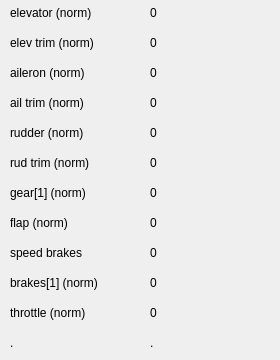
    <widget class="QWidget" name="tab_7">
     <attribute name="title">
      <string>Controls</string>
     </attribute>
     <widget class="QLabel" name="dataLabel_115">
      <property name="geometry">
       <rect>
        <x>150</x>
        <y>184</y>
        <width>121</width>
        <height>17</height>
       </rect>
      </property>
      <property name="text">
       <string>0</string>
      </property>
     </widget>
     <widget class="QLabel" name="dataLabel_118">
      <property name="geometry">
       <rect>
        <x>150</x>
        <y>274</y>
        <width>121</width>
        <height>17</height>
       </rect>
      </property>
      <property name="text">
       <string>0</string>
      </property>
     </widget>
     <widget class="QLabel" name="outputlabel_73">
      <property name="geometry">
       <rect>
        <x>10</x>
        <y>274</y>
        <width>111</width>
        <height>17</height>
       </rect>
      </property>
      <property name="text">
       <string>brakes[1] (norm)</string>
      </property>
     </widget>
     <widget class="QLabel" name="outputlabel_74">
      <property name="geometry">
       <rect>
        <x>10</x>
        <y>94</y>
        <width>111</width>
        <height>17</height>
       </rect>
      </property>
      <property name="text">
       <string>ail trim (norm)</string>
      </property>
     </widget>
     <widget class="QLabel" name="dataLabel_119">
      <property name="geometry">
       <rect>
        <x>150</x>
        <y>304</y>
        <width>121</width>
        <height>17</height>
       </rect>
      </property>
      <property name="text">
       <string>0</string>
      </property>
     </widget>
     <widget class="QLabel" name="dataLabel_110">
      <property name="geometry">
       <rect>
        <x>150</x>
        <y>34</y>
        <width>121</width>
        <height>17</height>
       </rect>
      </property>
      <property name="text">
       <string>0</string>
      </property>
     </widget>
     <widget class="QLabel" name="outputlabel_75">
      <property name="geometry">
       <rect>
        <x>10</x>
        <y>4</y>
        <width>111</width>
        <height>17</height>
       </rect>
      </property>
      <property name="text">
       <string>elevator (norm)</string>
      </property>
     </widget>
     <widget class="QLabel" name="outputlabel_76">
      <property name="geometry">
       <rect>
        <x>10</x>
        <y>124</y>
        <width>111</width>
        <height>17</height>
       </rect>
      </property>
      <property name="text">
       <string>rudder (norm)</string>
      </property>
     </widget>
     <widget class="QLabel" name="outputlabel_77">
      <property name="geometry">
       <rect>
        <x>10</x>
        <y>184</y>
        <width>111</width>
        <height>17</height>
       </rect>
      </property>
      <property name="text">
       <string>gear[1] (norm)</string>
      </property>
     </widget>
     <widget class="QLabel" name="outputlabel_78">
      <property name="geometry">
       <rect>
        <x>10</x>
        <y>304</y>
        <width>111</width>
        <height>17</height>
       </rect>
      </property>
      <property name="text">
       <string>throttle (norm)</string>
      </property>
     </widget>
     <widget class="QLabel" name="outputlabel_79">
      <property name="geometry">
       <rect>
        <x>10</x>
        <y>154</y>
        <width>111</width>
        <height>17</height>
       </rect>
      </property>
      <property name="text">
       <string>rud trim (norm)</string>
      </property>
     </widget>
     <widget class="QLabel" name="dataLabel_114">
      <property name="geometry">
       <rect>
        <x>150</x>
        <y>154</y>
        <width>121</width>
        <height>17</height>
       </rect>
      </property>
      <property name="text">
       <string>0</string>
      </property>
     </widget>
     <widget class="QLabel" name="dataLabel_113">
      <property name="geometry">
       <rect>
        <x>150</x>
        <y>124</y>
        <width>121</width>
        <height>17</height>
       </rect>
      </property>
      <property name="text">
       <string>0</string>
      </property>
     </widget>
     <widget class="QLabel" name="outputlabel_80">
      <property name="geometry">
       <rect>
        <x>10</x>
        <y>64</y>
        <width>111</width>
        <height>17</height>
       </rect>
      </property>
      <property name="text">
       <string>aileron (norm)</string>
      </property>
     </widget>
     <widget class="QLabel" name="outputlabel_81">
      <property name="geometry">
       <rect>
        <x>10</x>
        <y>244</y>
        <width>111</width>
        <height>17</height>
       </rect>
      </property>
      <property name="text">
       <string>speed brakes</string>
      </property>
     </widget>
     <widget class="QLabel" name="outputlabel_82">
      <property name="geometry">
       <rect>
        <x>10</x>
        <y>34</y>
        <width>111</width>
        <height>17</height>
       </rect>
      </property>
      <property name="text">
       <string>elev trim (norm)</string>
      </property>
     </widget>
     <widget class="QLabel" name="dataLabel_116">
      <property name="geometry">
       <rect>
        <x>150</x>
        <y>214</y>
        <width>121</width>
        <height>17</height>
       </rect>
      </property>
      <property name="text">
       <string>0</string>
      </property>
     </widget>
     <widget class="QLabel" name="dataLabel_117">
      <property name="geometry">
       <rect>
        <x>150</x>
        <y>244</y>
        <width>121</width>
        <height>17</height>
       </rect>
      </property>
      <property name="text">
       <string>0</string>
      </property>
     </widget>
     <widget class="QLabel" name="dataLabel_120">
      <property name="geometry">
       <rect>
        <x>150</x>
        <y>334</y>
        <width>121</width>
        <height>17</height>
       </rect>
      </property>
      <property name="text">
       <string>.</string>
      </property>
     </widget>
     <widget class="QLabel" name="dataLabel_109">
      <property name="geometry">
       <rect>
        <x>150</x>
        <y>4</y>
        <width>121</width>
        <height>17</height>
       </rect>
      </property>
      <property name="text">
       <string>0</string>
      </property>
     </widget>
     <widget class="QLabel" name="outputlabel_83">
      <property name="geometry">
       <rect>
        <x>10</x>
        <y>214</y>
        <width>101</width>
        <height>17</height>
       </rect>
      </property>
      <property name="text">
       <string>flap (norm)</string>
      </property>
     </widget>
     <widget class="QLabel" name="outputlabel_84">
      <property name="geometry">
       <rect>
        <x>10</x>
        <y>334</y>
        <width>111</width>
        <height>17</height>
       </rect>
      </property>
      <property name="text">
       <string>.</string>
      </property>
     </widget>
     <widget class="QLabel" name="dataLabel_112">
      <property name="geometry">
       <rect>
        <x>150</x>
        <y>94</y>
        <width>121</width>
        <height>17</height>
       </rect>
      </property>
      <property name="text">
       <string>0</string>
      </property>
     </widget>
     <widget class="QLabel" name="dataLabel_111">
      <property name="geometry">
       <rect>
        <x>150</x>
        <y>64</y>
        <width>121</width>
        <height>17</height>
       </rect>
      </property>
      <property name="text">
       <string>0</string>
      </property>
     </widget>
    </widget>
